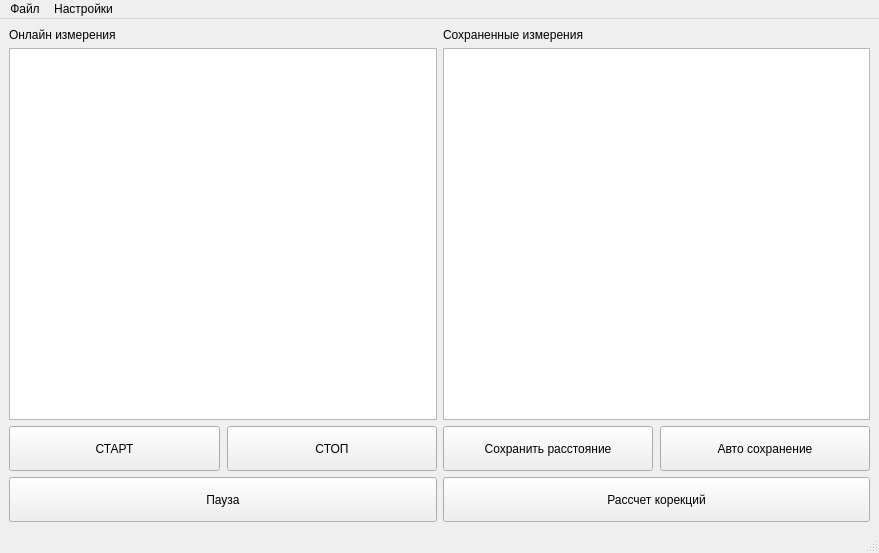
<?xml version="1.0" encoding="UTF-8"?>
<ui version="4.0">
 <class>MainWindow</class>
 <widget class="QMainWindow" name="MainWindow">
  <property name="geometry">
   <rect>
    <x>0</x>
    <y>0</y>
    <width>879</width>
    <height>553</height>
   </rect>
  </property>
  <property name="windowTitle">
   <string>MainWindow</string>
  </property>
  <widget class="QWidget" name="centralwidget">
   <layout class="QGridLayout" name="gridLayout">
    <item row="0" column="0">
     <layout class="QVBoxLayout" name="verticalLayout">
      <item>
       <layout class="QHBoxLayout" name="graphLayout1"/>
      </item>
      <item>
       <widget class="QLabel" name="label">
        <property name="text">
         <string>Онлайн измерения</string>
        </property>
       </widget>
      </item>
      <item>
       <widget class="QTableView" name="tableView">
        <property name="sizePolicy">
         <sizepolicy hsizetype="Preferred" vsizetype="Expanding">
          <horstretch>0</horstretch>
          <verstretch>0</verstretch>
         </sizepolicy>
        </property>
       </widget>
      </item>
      <item>
       <layout class="QHBoxLayout" name="horizontalLayout">
        <property name="spacing">
         <number>7</number>
        </property>
        <item>
         <widget class="QPushButton" name="start_button">
          <property name="sizePolicy">
           <sizepolicy hsizetype="Expanding" vsizetype="Preferred">
            <horstretch>0</horstretch>
            <verstretch>0</verstretch>
           </sizepolicy>
          </property>
          <property name="minimumSize">
           <size>
            <width>0</width>
            <height>45</height>
           </size>
          </property>
          <property name="maximumSize">
           <size>
            <width>16777215</width>
            <height>16777215</height>
           </size>
          </property>
          <property name="text">
           <string>СТАРТ</string>
          </property>
         </widget>
        </item>
        <item>
         <widget class="QPushButton" name="stop_button">
          <property name="sizePolicy">
           <sizepolicy hsizetype="Expanding" vsizetype="Preferred">
            <horstretch>0</horstretch>
            <verstretch>0</verstretch>
           </sizepolicy>
          </property>
          <property name="minimumSize">
           <size>
            <width>170</width>
            <height>45</height>
           </size>
          </property>
          <property name="text">
           <string>СТОП</string>
          </property>
         </widget>
        </item>
       </layout>
      </item>
      <item>
       <widget class="QPushButton" name="pause_button">
        <property name="sizePolicy">
         <sizepolicy hsizetype="Expanding" vsizetype="Preferred">
          <horstretch>0</horstretch>
          <verstretch>0</verstretch>
         </sizepolicy>
        </property>
        <property name="minimumSize">
         <size>
          <width>170</width>
          <height>45</height>
         </size>
        </property>
        <property name="text">
         <string>Пауза</string>
        </property>
       </widget>
      </item>
     </layout>
    </item>
    <item row="0" column="1">
     <layout class="QVBoxLayout" name="verticalLayout_2">
      <item>
       <layout class="QHBoxLayout" name="graphLayout2"/>
      </item>
      <item>
       <widget class="QLabel" name="label_2">
        <property name="text">
         <string>Сохраненные измерения</string>
        </property>
       </widget>
      </item>
      <item>
       <widget class="QTableView" name="tableView_2">
        <property name="sizePolicy">
         <sizepolicy hsizetype="Preferred" vsizetype="Expanding">
          <horstretch>0</horstretch>
          <verstretch>0</verstretch>
         </sizepolicy>
        </property>
       </widget>
      </item>
      <item>
       <layout class="QHBoxLayout" name="horizontalLayout_2">
        <property name="spacing">
         <number>7</number>
        </property>
        <item>
         <widget class="QPushButton" name="save_button">
          <property name="sizePolicy">
           <sizepolicy hsizetype="Expanding" vsizetype="Preferred">
            <horstretch>0</horstretch>
            <verstretch>0</verstretch>
           </sizepolicy>
          </property>
          <property name="minimumSize">
           <size>
            <width>0</width>
            <height>45</height>
           </size>
          </property>
          <property name="text">
           <string>Сохранить расстояние</string>
          </property>
         </widget>
        </item>
        <item>
         <widget class="QPushButton" name="auto_button">
          <property name="sizePolicy">
           <sizepolicy hsizetype="Expanding" vsizetype="Preferred">
            <horstretch>0</horstretch>
            <verstretch>0</verstretch>
           </sizepolicy>
          </property>
          <property name="text">
           <string>Авто сохранение</string>
          </property>
         </widget>
        </item>
       </layout>
      </item>
      <item>
       <widget class="QPushButton" name="cal_button">
        <property name="sizePolicy">
         <sizepolicy hsizetype="Expanding" vsizetype="Preferred">
          <horstretch>0</horstretch>
          <verstretch>0</verstretch>
         </sizepolicy>
        </property>
        <property name="minimumSize">
         <size>
          <width>0</width>
          <height>45</height>
         </size>
        </property>
        <property name="text">
         <string>Рассчет корекций</string>
        </property>
       </widget>
      </item>
     </layout>
    </item>
   </layout>
  </widget>
  <widget class="QMenuBar" name="menubar">
   <property name="geometry">
    <rect>
     <x>0</x>
     <y>0</y>
     <width>879</width>
     <height>26</height>
    </rect>
   </property>
   <widget class="QMenu" name="menu">
    <property name="title">
     <string>Файл</string>
    </property>
    <addaction name="actionSave"/>
   </widget>
   <widget class="QMenu" name="menuSettings">
    <property name="title">
     <string>Настройки</string>
    </property>
    <widget class="QMenu" name="menu_filter">
     <property name="title">
      <string>Выбор фильтра</string>
     </property>
     <addaction name="actionAverageFilter"/>
     <addaction name="actionExpectationFilter"/>
     <addaction name="actionNoneFilter"/>
    </widget>
    <addaction name="menu_filter"/>
    <addaction name="actionStepSettings"/>
    <addaction name="actionAutoSave"/>
   </widget>
   <addaction name="menu"/>
   <addaction name="menuSettings"/>
  </widget>
  <widget class="QStatusBar" name="statusbar"/>
  <action name="actionSave">
   <property name="text">
    <string>Сохранить</string>
   </property>
  </action>
  <action name="actionAverageFilter">
   <property name="checkable">
    <bool>true</bool>
   </property>
   <property name="text">
    <string>Среднее арифметическое</string>
   </property>
  </action>
  <action name="actionExpectationFilter">
   <property name="checkable">
    <bool>true</bool>
   </property>
   <property name="text">
    <string>Фильтр с интерквартильным отклонением</string>
   </property>
  </action>
  <action name="actionStepSettings">
   <property name="text">
    <string>Базовая точка и шаги</string>
   </property>
  </action>
  <action name="actionAutoSave">
   <property name="checkable">
    <bool>false</bool>
   </property>
   <property name="enabled">
    <bool>true</bool>
   </property>
   <property name="text">
    <string>Автоматическое сохранение </string>
   </property>
  </action>
  <action name="actionNoneFilter">
   <property name="checkable">
    <bool>true</bool>
   </property>
   <property name="text">
    <string>Без фильтра</string>
   </property>
  </action>
  <action name="actionBidirectional">
   <property name="checkable">
    <bool>true</bool>
   </property>
   <property name="text">
    <string>Двунаправленное измерение шагов</string>
   </property>
  </action>
 </widget>
 <resources/>
 <connections/>
</ui>
